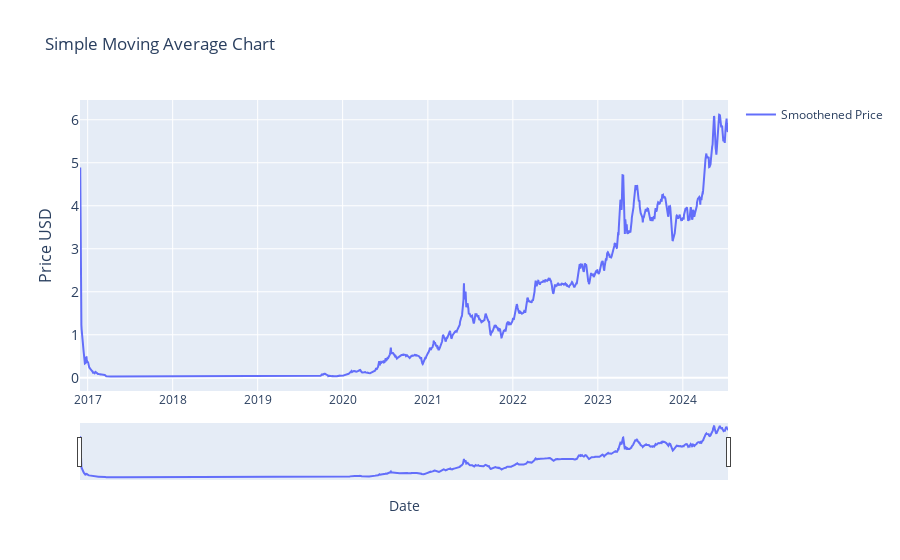

Notebook source saved alongside this figure:
### Markdown cell above
### simple_moving_average

### Code cell
# SIMPLE Moving Average (SMA)                            


import plotly.graph_objects as go
import pandas as pd
from ipywidgets import interact, DatePicker
import numpy as np


df = current_item.copy()
# NOTE: Window = sets the period for calculating the moving average.
window = 2
df = calculate_sma(df, window)


start_date_picker = DatePicker(description='Start Date', value=START_DATE)
end_date_picker = DatePicker(description='End Date', value=END_DATE)


interact(lambda start_date, end_date:
            plot_simple_moving_average(df, start_date, end_date),
            start_date=start_date_picker, end_date=end_date_picker)

### Figure 1 — Plotly figure (JSON) as saved in the notebook; plotly's stock layout.template omitted (floating-point values rounded to 4 significant figures; data arrays with more than 128 entries replaced by an {"elided": "..."} marker saying what was removed)
{"data": [{"mode": "lines", "name": "Smoothened Price", "type": "scatter", "x": {"elided": "2784 str values"}, "y": {"elided": "2784 float values"}}], "layout": {"showlegend": true, "title": {"text": "Simple Moving Average Chart"}, "xaxis": {"rangeslider": {"visible": true}, "title": {"text": "Date"}, "type": "date"}, "yaxis": {"tickfont": {"size": 14}, "title": {"font": {"size": 16}, "text": "Price USD"}}}}
